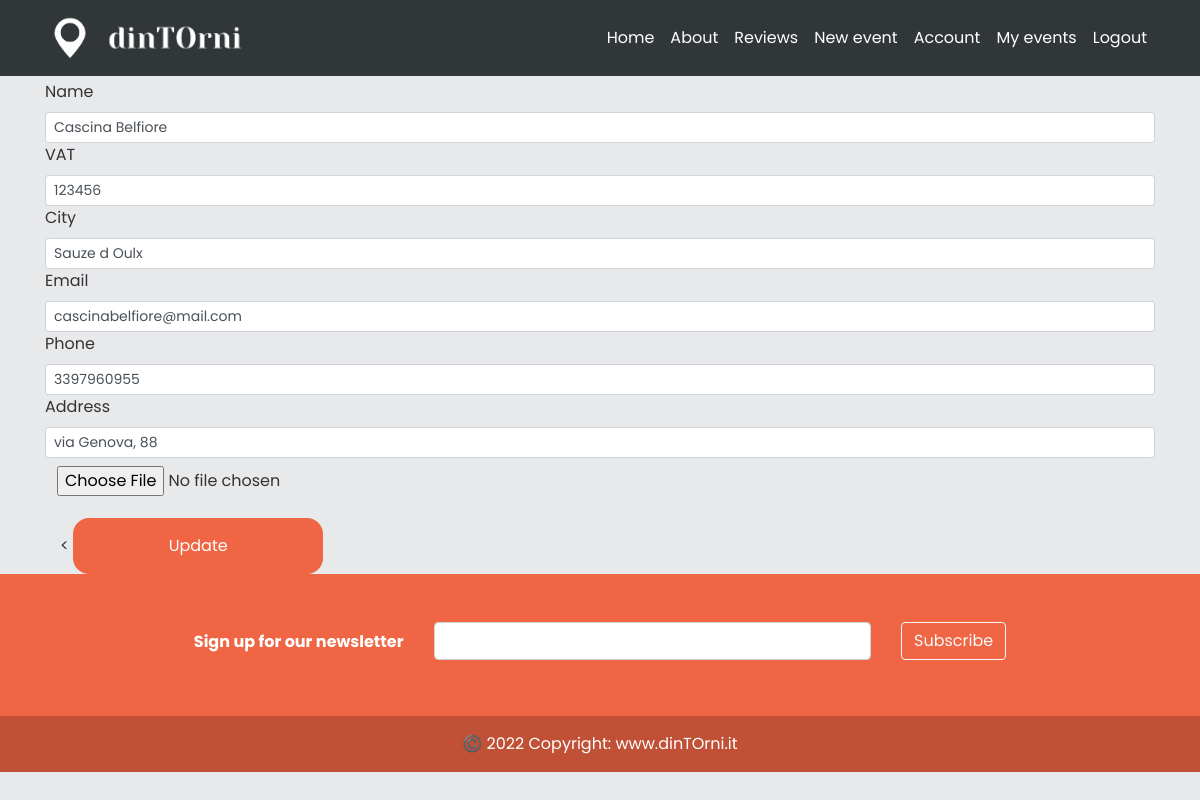
The page /account_business (signed in) on the database its author committed.
### models.py (models this page shows, shortened)
class User(db.Model, UserMixin):
    _tablename__ = 'user'
    id = db.Column(db.Integer, primary_key=True)
    email = db.Column(db.String(120), unique=True, nullable=False)
    image_file = db.Column(db.String(20), nullable=False, default='default.jpg')
    password = db.Column(db.String(60), nullable=False)
    telephone = db.Column(db.Integer(), nullable=False)
    type= db.Column(db.String(20))
    __mapper_args__={
        'polymorphic_identity': 'user',
        'polymorphic_on': type
    }

class Business(User, db.Model):
    _tablename__ = 'business'
    id = db.Column(db.Integer, db.ForeignKey('user.id'), primary_key=True)
    name = db.Column(db.String(20), unique=True, nullable=False)
    vat_number = db.Column(db.Integer())#rimettere i nullable
    city = db.Column(db.String(20))
    address = db.Column(db.String(30))
    events = db.relationship('Event', backref='creator', lazy=True)
    link_facebook = db.Column(db.String())
    link_instagram = db.Column(db.String())
    link_twitter = db.Column(db.String())
    link_website = db.Column(db.String())
    __mapper_args__ = {
        'polymorphic_identity': 'business',
    }

class User(db.Model, UserMixin):
    _tablename__ = 'user'
    id = db.Column(db.Integer, primary_key=True)
    email = db.Column(db.String(120), unique=True, nullable=False)
    image_file = db.Column(db.String(20), nullable=False, default='default.jpg')
    password = db.Column(db.String(60), nullable=False)
    telephone = db.Column(db.Integer(), nullable=False)
    type= db.Column(db.String(20))
    __mapper_args__={
        'polymorphic_identity': 'user',
        'polymorphic_on': type
    }

### app/users/routes.py (the view)
@users.route("/account_business", methods=['GET', 'POST'])
@login_required
def account_business():
    form= UpdateAccountBusinessForm()
    if form.validate_on_submit():
        if form.picture.data:
            picture_file = save_picture(form.picture.data)
            current_user.image_file = picture_file
        current_user.name = form.name.data
        current_user.email = form.email.data
        current_user.vat_number = form.vat_number.data
        current_user.telephone = form.telephone.data
        current_user.city = form.city.data
        current_user.address = form.address.data
        current_user.link_facebook = form.link_facebook.data
        current_user.link_instagram = form.link_instagram.data
        current_user.link_twitter = form.link_twitter.data
        current_user.link_website = form.link_website.data
        db.session.commit()
        flash('your account has been updated', 'success')
        return redirect(url_for('users.account_business'))
    elif request.method == 'GET':
            form.name.data = current_user.name
            form.email.data = current_user.email
            form.vat_number.data = current_user.vat_number
            form.telephone.data = current_user.telephone
            form.city.data = current_user.city
            form.address.data = current_user.address
            form.link_facebook.data = current_user.link_facebook
            form.link_instagram.data = current_user.link_instagram
            form.link_twitter.data = current_user.link_twitter
            form.link_website.data = current_user.link_website
    image_file = url_for('static', filename='profile_pics/'+current_user.image_file)#devo mettere la cartella+la route
    return render_template('update_account_business.html', title='Account Business',image_file=image_file, form=form)

### models.py (called while the page is built)
@login_manager.user_loader
def load_user(email):
    user = User.query.get(email)
    return user

### app/templates/update_account_business.html (shortened to what this page needs)
{% extends "layout.html" %}
{% block content %}
    <form method="POST" action="" enctype="multipart/form-data">
        <label>Name</label>
                {% if form.name.errors %}
                    {{ form.name(class="form-control input-sm form-control-sm is-invalid") }}
                    {% for error in form.name.errors %}
                        <span>{{ error }}</span>
                    {% endfor %}
                {% else %}
                    {{ form.name(class="form-control input-sm form-control-sm") }}
                {% endif %}
                <label>VAT</label>
                {% if form.vat_number.errors %}
                    {{ form.vat_number(class="form-control input-sm form-control-sm is-invalid") }}
                        {% for error in form.vat_number.errors %}
                            <span>{{ error }}</span>
                        {% endfor %}
                {% else %}
                    {{ form.vat_number(class="form-control input-sm form-control-sm") }}
                {% endif %}
                <label>City</label>
                {% if form.city.errors %}
                    {{ form.city(class="form-control input-sm form-control-sm is-invalid") }}
                    {% for error in form.city.errors %}
                        <span>{{ error }}</span>
                    {% endfor %}
                {% else %}
                    {{ form.city(class="form-control input-sm form-control-sm") }}
                {% endif %}
                    <label>Email</label>
                    {% if form.email.errors %}
                        {{ form.email(class="form-control input-sm is-invalid") }}
                            {% for error in form.email.errors %}
                                <span>{{ error }}</span>
                            {% endfor %}
                    {% else %}
                        {{ form.email(class="form-control input-sm form-control-sm") }}
                    {% endif %}
                    <label>Phone</label>
                    {% if form.telephone.errors %}
                        {{ form.telephone(class="form-control input-sm form-control-sm is-invalid") }}
                            {% for error in form.telephone.errors %}
                                <span>{{ error }}</span>
                            {% endfor %}
                    {% else %}
                        {{ form.telephone(class="form-control input-sm form-control-sm") }}
                    {% endif %}
                    <label>Address</label>
                    {% if form.address.errors %}
                        {{ form.address(class="form-control input-sm form-control-sm is-invalid") }}
                            {% for error in form.address.errors %}
                                <span>{{ error }}</span>
                            {% endfor %}
                    {% else %}
                        {{ form.address(class="form-control input-sm form-control-sm") }}
                    {% endif %}
            <div class="form-group justify-content-center align-center">
                {{ form.picture(class="form-control-file pt-2") }}
            </div>
        <div class="container">
                <
                    {{ form.submit(class="btnSubmit text-white", style="background: #F06543; width: 250px;") }}
        </div>
    </form>
{% endblock content %}

### app/static/main.css (style rules this page uses)
body { background: #fafafa; color: #333333; margin-top: 5rem; }
.btnSubmit { width: 50%; border-radius: 1rem; padding: 1.5%; border: none; cursor: pointer; }
.align-center { text-align: center; }
*, body { font-family: "Poppins", sans-serif; }
.form-control-file { border-radius: 1rem; display: inline-block; padding: 6px 12px; cursor: pointer; }

### rows shown on the page
Business: name "Cascina Belfiore", vat_number "123456", city "Sauze d Oulx", address "via Genova, 88"
User: email "cascinabelfiore@mail.com", telephone "3397960955"
